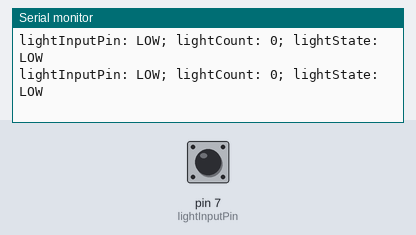
Bench run of a sketch on a simulated Arduino Uno, built with avr-gcc and run on an emulated ATmega328P. Shown: the last lines printed to the serial monitor. The inputs (shaded band) are chosen by the test bench; at power-on: pin 7 (lightInputPin) LOW.

Above: at 1.2 s.
1.3 s: pin 7 (lightInputPin) driven HIGH
At 1.36 s:
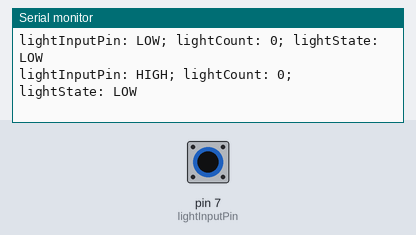
2.9 s: pin 7 (lightInputPin) pulsed LOW 2 times (0.12 s each, 0.3 s apart)
At 2.98 s:
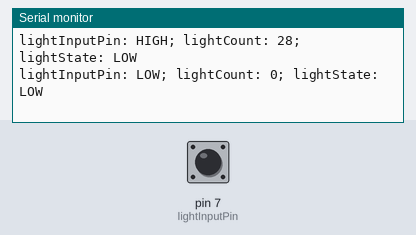
6.5 s: pin 7 (lightInputPin) driven LOW
At 6.61 s:
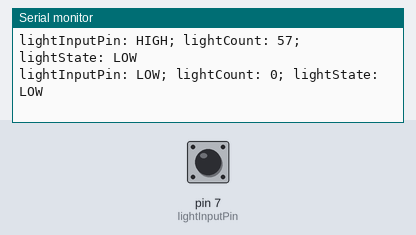
9.5 s: pin 7 (lightInputPin) driven HIGH
At 9.58 s:
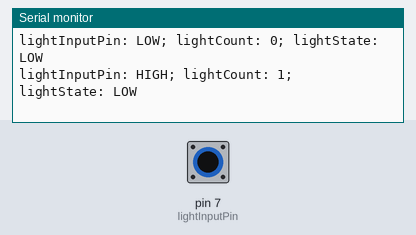
12.5 s: pin 7 (lightInputPin) driven LOW
At 12.61 s:
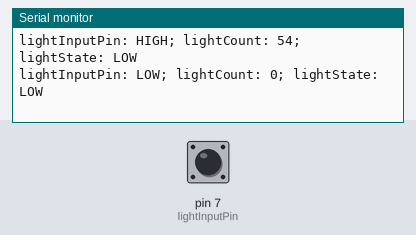
15.5 s: pin 7 (lightInputPin) driven HIGH
At 15.64 s:
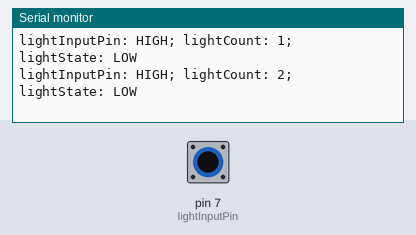
Timing chart, 0 to 18.5 s (numbered marks = the images above; inputs shaded):
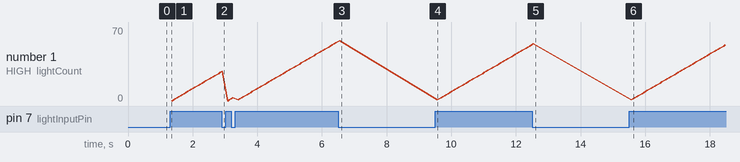

The sketch:

ArduinoHysteresis.c.ino
```cpp
const int lightInputPin = 7; // Light sensor is on pin 7
const int switchCount = 100; // Count at which to switch

int lightState = LOW; // The current validated light state
int lightCount = 0; // Counter of sequential readings

void setup() {
  pinMode(lightInputPin, INPUT); // Set pin 7 to be an input

  // Read lightInputPin repeatedly to get an average
  lightCount = 0;
  for (int i=0; i<switchCount; i++)
    if (digitalRead(lightInputPin) == HIGH)
      lightCount++;
    else
      lightCount--;

  Serial.begin(9600);

  // If more reads were HIGH than were LOW, set state to HIGH
  lightState = (lightCount > 0) ? HIGH : LOW;
  lightCount = 0;
}

void loop() {
  // If this reading matches lightState, reset lightCount
  // Count up if this reading differs from lightState
  if (digitalRead(lightInputPin) == lightState)
    lightCount = 0;
  else
    lightCount++;

  // Toggle lightState when switchCount is reached
  if (lightCount >= switchCount)
  {
    lightState = (lightState == HIGH) ? LOW : HIGH;
    lightCount = 0;
  }

  Serial.print("lightInputPin: ");
  Serial.print(digitalRead(lightInputPin) == HIGH ? "HIGH" : "LOW");
  Serial.print("; lightCount: ");
  Serial.print(lightCount);
  Serial.print("; lightState: ");
  Serial.print(lightState == HIGH ? "HIGH" : "LOW");
  Serial.println();
}
```

Measured:
- after the input at 1.3 s, the serial monitor: prints a new line after 0.05 s (image 1)
- after the input at 9.5 s, the serial monitor: prints a new line after 0.07 s (image 4)
- after the input at 15.5 s, the serial monitor: prints a new line after 0.07 s (image 6)
- plotted number 1: 57 → 53 after the input at 9.5 s, 54 → 70 after the input at 15.5 s
